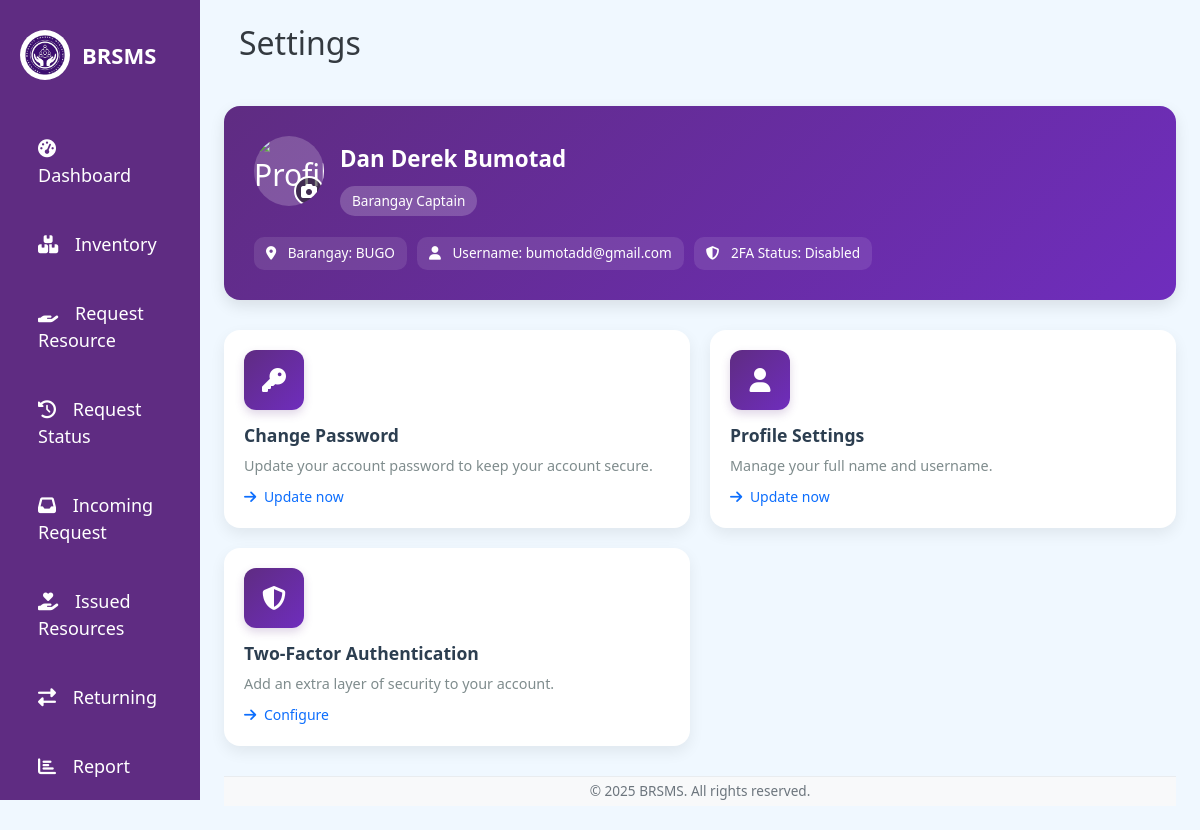
/pages/user_settings.php (signed in), run on the app's committed database.
### tables this page shows
CREATE TABLE `users` (
  `user_id` int(11) NOT NULL,
  `user_full_name` varchar(100) DEFAULT NULL,
  `username` varchar(50) DEFAULT NULL,
  `password` varchar(255) DEFAULT NULL,
  `role` enum('barangay_official','secretary','captain','superadmin') NOT NULL,
  `brgy_id` int(11) DEFAULT NULL,
  `user_photo` varchar(255) DEFAULT 'uploads/default_profile.png',
  `brgy_name` varchar(255) DEFAULT NULL,
  `otp` varchar(6) DEFAULT NULL,
  `otp_expires_at` datetime DEFAULT NULL,
  `twofa_secret` varchar(255) DEFAULT NULL,
  `twofa_enabled` tinyint(1) NOT NULL DEFAULT 0,
  `two_factor_enabled` tinyint(1) DEFAULT 0
);

CREATE TABLE `barangays` (
  `brgy_id` int(11) NOT NULL,
  `brgy_name` varchar(100) NOT NULL,
  `brgy_phone_number` varchar(20) DEFAULT NULL
);

### logic/user_settings/user_settings_logic.php (called while the page is built, shortened)
<?php
require __DIR__ . '/../logging.php';
$user_id = $_SESSION['user_id'];
$stmt_fetch_user = $conn->prepare("
    SELECT u.user_id, u.user_full_name, u.username, u.role, u.brgy_id,
           u.two_factor_enabled, u.user_photo, b.brgy_name
    FROM users u
    LEFT JOIN barangays b ON u.brgy_id = b.brgy_id
    WHERE u.user_id = ?
");
if ($stmt_fetch_user) {
    $stmt_fetch_user->bind_param("i", $user_id);
    $stmt_fetch_user->execute();
    $result_fetch_user = $stmt_fetch_user->get_result();
    $user_data = $result_fetch_user->fetch_assoc();
} else {
    $_SESSION['error'] = "Failed to prepare statement to fetch user data: " . $conn->error;
}
?>

### pages/user_settings.php (the view, shortened to what this page needs)
<?php
require '../logic/user_settings/user_settings_logic.php';
?>
<!DOCTYPE html>
<html lang="en">
<head>
    <link href="https://cdn.jsdelivr.net/npm/bootstrap@5.3.0/dist/css/bootstrap.min.css" rel="stylesheet">
    <link rel="stylesheet" href="https://cdnjs.cloudflare.com/ajax/libs/font-awesome/6.5.0/css/all.min.css" />
    <link rel="stylesheet" href="https://cdn.jsdelivr.net/npm/sweetalert2@11/dist/sweetalert2.min.css">
    <link rel="stylesheet" href="../assets/css/user_settings.css">
</head>
<body>
<div class="wrapper">
    <div class="col-md-3 col-lg-2 sidebar d-flex flex-column">
        <div class="logo-container">
            <div class="logo-circle">
                <img src="../uploads/BRSMS.png" alt="BRSMS Logo">
            </div>
            <div class="logo-text">BRSMS</div>
        </div>
        <a href="dashboard.php"><i class="fas fa-tachometer-alt"></i> Dashboard</a>
        <a href="inventory.php"><i class="fas fa-boxes"></i> Inventory</a>
        <a href="request.php"><i class="fas fa-hand-holding"></i> Request Resource</a>
        <a href="request_status.php"><i class="fas fa-history"></i> Request Status</a>
        <a href="incoming.php"><i class="fas fa-inbox"></i> Incoming Request</a>
        <a href="issued_resources.php"><i class="fas fa-hand-holding-heart"></i> <span>Issued Resources</span></a>
        <a href="returning.php"><i class="fas fa-exchange-alt"></i> Returning</a>
        <a href="report.php"><i class="fas fa-chart-bar"></i> Report</a>
    </div>
    <div class="col-md-9 col-lg-10 p-4 main-content">
        <div class="d-flex justify-content-between align-items-center mb-4">
            <h2 class="page-header">
                Settings
            </h2>
        </div>
        <div class="user-info-panel">
            <div class="d-flex align-items-center">
                <div class="user-avatar" data-bs-toggle="modal" data-bs-target="#changeProfilePictureModal">
                    <?php
                    $profile_photo_path = !empty($user_data['user_photo']) ? $user_data['user_photo'] : 'uploads/profile_pictures/default_profile.png';
                    if (!file_exists($profile_photo_path) || is_dir($profile_photo_path)) {
                        $profile_photo_path = 'uploads/profile_pictures/default_profile.png';
                    }
                    ?>
                    <img src="<?php echo htmlspecialchars($profile_photo_path); ?>" alt="Profile Picture">
                    <div class="camera-icon-overlay">
                        <i class="fas fa-camera"></i>
                    </div>
                </div>
                <div class="ms-3">
                    <div class="user-name"><?php echo htmlspecialchars($user_data['user_full_name'] ?? 'User'); ?></div>
                    <div class="role-badge">
                        <?php
                        $role = $user_data['role'] ?? '';
                        $role_display = '';
                        switch($role) {
                            case 'captain':
                                $role_display = 'Barangay Captain';
                                break;
                        }
                        echo $role_display;
                        ?>
                    </div>
                </div>
            </div>
            <div class="user-details mt-3">
                <?php if (!empty($user_data['brgy_name'])): ?>
                    <div class="user-detail-item">
                        <i class="fas fa-map-marker-alt me-2"></i>
                        Barangay: <?php echo htmlspecialchars($user_data['brgy_name']); ?>
                    </div>
                <?php endif; ?>
                <div class="user-detail-item">
                    <i class="fas fa-user me-2"></i>
                    Username: <?php echo htmlspecialchars($user_data['username'] ?? 'N/A'); ?>
                </div>
                <div class="user-detail-item">
                    <i class="fas fa-shield-alt me-2"></i>
                    2FA Status: <?php echo ($user_data['two_factor_enabled'] ?? 0) ? 'Enabled' : 'Disabled'; ?>
                </div>
            </div>
        </div>
        <div class="container-fluid p-0">
            <div class="settings-grid">
                <div class="card settings-card" data-target-section="password-section">
                    <div class="card-body">
                        <div class="settings-icon-container">
                            <i class="fas fa-key settings-icon"></i>
                        </div>
                        <h5 class="card-title">Change Password</h5>
                        <p class="card-text">Update your account password to keep your account secure.</p>
                        <div class="text-primary mt-2">
                            <small><i class="fas fa-arrow-right me-1"></i> Update now</small>
                        </div>
                    </div>
                </div>
                <div class="card settings-card" data-target-section="profile-section">
                    <div class="card-body">
                        <div class="settings-icon-container">
                            <i class="fas fa-user settings-icon"></i>
                        </div>
                        <h5 class="card-title">Profile Settings</h5>
                        <p class="card-text">Manage your full name and username.</p>
                        <div class="text-primary mt-2">
                            <small><i class="fas fa-arrow-right me-1"></i> Update now</small>
                        </div>
                    </div>
                </div>
                <div class="card settings-card" data-target-section="2fa-section">
                    <div class="card-body">
                        <div class="settings-icon-container">
                            <i class="fas fa-shield-alt settings-icon"></i>
                        </div>
                        <h5 class="card-title">Two-Factor Authentication</h5>
                        <p class="card-text">Add an extra layer of security to your account.</p>
                        <div class="text-primary mt-2">
                            <small><i class="fas fa-arrow-right me-1"></i> Configure</small>
                        </div>
                    </div>
                </div>
            </div>
        </div>
        <footer class="footer mt-auto py-1">
            <div class="container-fluid">
                <span>&copy; <?= date('Y') ?> BRSMS. All rights reserved.</span>
            </div>
        </footer>
    </div>
</div>
</body>
</html>

### data on the page
users: user_full_name "Dan Derek Bumotad", role "Barangay Captain", brgy.brgy_name "BUGO", username "bumotadd@gmail.com"
